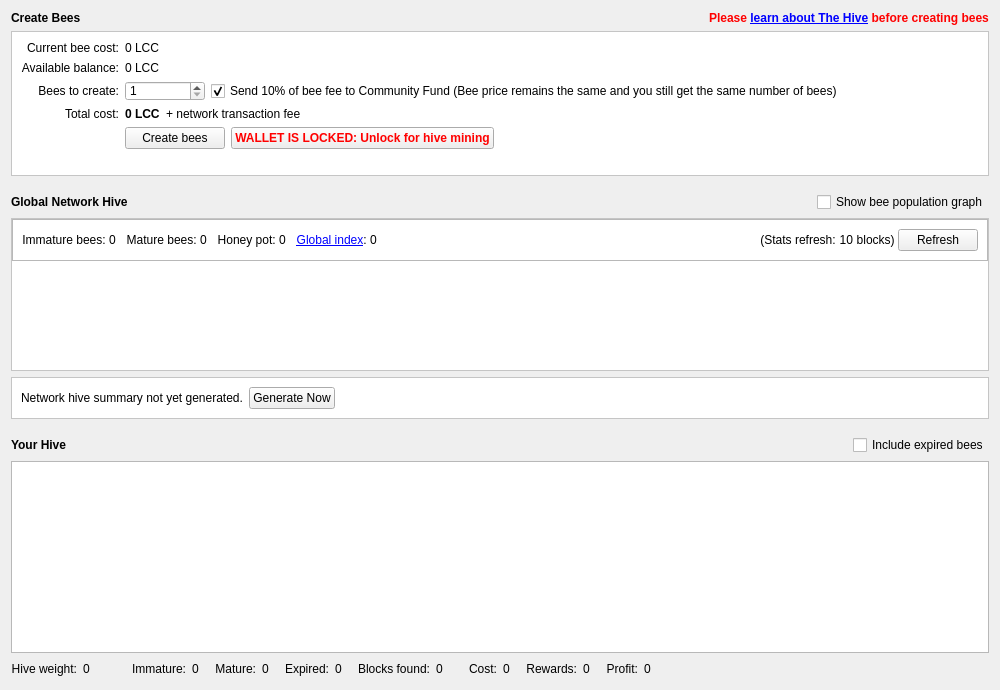
<?xml version="1.0" encoding="UTF-8"?>
<ui version="4.0">
 <class>HiveDialog</class>
 <widget class="QWidget" name="HiveDialog">
  <property name="geometry">
   <rect>
    <x>0</x>
    <y>0</y>
    <width>1000</width>
    <height>690</height>
   </rect>
  </property>
  <property name="sizePolicy">
   <sizepolicy hsizetype="Preferred" vsizetype="Minimum">
    <horstretch>0</horstretch>
    <verstretch>0</verstretch>
   </sizepolicy>
  </property>
  <property name="minimumSize">
   <size>
    <width>0</width>
    <height>690</height>
   </size>
  </property>
  <property name="styleSheet">
   <string notr="true"/>
  </property>
  <layout class="QVBoxLayout" name="verticalLayout">
   <item>
    <layout class="QHBoxLayout" name="horizontalLayout_9">
     <item>
      <widget class="QLabel" name="createBeesTitleLabel">
       <property name="font">
        <font>
         <weight>75</weight>
         <bold>true</bold>
        </font>
       </property>
       <property name="text">
        <string>Create Bees</string>
       </property>
      </widget>
     </item>
     <item>
      <spacer name="horizontalSpacer_9">
       <property name="orientation">
        <enum>Qt::Horizontal</enum>
       </property>
       <property name="sizeHint" stdset="0">
        <size>
         <width>13</width>
         <height>13</height>
        </size>
       </property>
      </spacer>
     </item>
     <item>
      <widget class="QLabel" name="warningLabel">
       <property name="maximumSize">
        <size>
         <width>16</width>
         <height>16</height>
        </size>
       </property>
       <property name="font">
        <font>
         <weight>50</weight>
         <bold>false</bold>
        </font>
       </property>
       <property name="text">
        <string/>
       </property>
       <property name="pixmap">
        <pixmap resource="../bitcoin.qrc">:/icons/warning</pixmap>
       </property>
       <property name="scaledContents">
        <bool>true</bool>
       </property>
      </widget>
     </item>
     <item>
      <widget class="QLabel" name="warningLabel2">
       <property name="font">
        <font>
         <weight>75</weight>
         <bold>true</bold>
        </font>
       </property>
       <property name="text">
        <string>&lt;span style=&quot;color:#ff0000;&quot;&gt;Please &lt;a href=&quot;https://hive.lightningca.sh/guide/&quot;&gt;&lt;span style=&quot;text-decoration: underline;&quot;&gt;learn about The Hive&lt;/span&gt;&lt;/a&gt; before creating bees&lt;/span&gt;</string>
       </property>
       <property name="openExternalLinks">
        <bool>true</bool>
       </property>
      </widget>
     </item>
    </layout>
   </item>
   <item>
    <widget class="QFrame" name="createBeesForm">
     <property name="sizePolicy">
      <sizepolicy hsizetype="Preferred" vsizetype="Fixed">
       <horstretch>0</horstretch>
       <verstretch>0</verstretch>
      </sizepolicy>
     </property>
     <property name="minimumSize">
      <size>
       <width>0</width>
       <height>145</height>
      </size>
     </property>
     <property name="styleSheet">
      <string notr="true">#createBeesForm{background:url(:/icons/hive_background_flash);
background-repeat:no-repeat;
background-position:bottom right;
background-color:white;}</string>
     </property>
     <property name="frameShape">
      <enum>QFrame::StyledPanel</enum>
     </property>
     <property name="frameShadow">
      <enum>QFrame::Sunken</enum>
     </property>
     <layout class="QFormLayout" name="formLayout_2">
      <property name="labelAlignment">
       <set>Qt::AlignRight|Qt::AlignTrailing|Qt::AlignVCenter</set>
      </property>
      <item row="0" column="0">
       <widget class="QLabel" name="currentBeeCostLabel_2">
        <property name="text">
         <string>Current bee cost:</string>
        </property>
        <property name="alignment">
         <set>Qt::AlignRight|Qt::AlignTrailing|Qt::AlignVCenter</set>
        </property>
       </widget>
      </item>
      <item row="1" column="0">
       <widget class="QLabel" name="currentBeeCostLabel_21">
        <property name="text">
         <string>Available balance:</string>
        </property>
        <property name="alignment">
         <set>Qt::AlignRight|Qt::AlignTrailing|Qt::AlignVCenter</set>
        </property>
       </widget>
      </item>
      <item row="1" column="1">
       <layout class="QHBoxLayout" name="horizontalLayout_91">
        <item>
         <widget class="QLabel" name="currentBalance">
          <property name="font">
           <font>
            <weight>50</weight>
            <bold>false</bold>
           </font>
          </property>
          <property name="text">
           <string>0 LCC</string>
          </property>
         </widget>
        </item>
        <item>
         <spacer name="horizontalSpacer_91">
          <property name="orientation">
           <enum>Qt::Horizontal</enum>
          </property>
          <property name="sizeHint" stdset="0">
           <size>
            <width>0</width>
            <height>0</height>
           </size>
          </property>
         </spacer>
        </item>
       </layout>
      </item>
      <item row="2" column="0">
       <widget class="QLabel" name="beesToCreateLabel_2">
        <property name="text">
         <string>Bees to create:</string>
        </property>
        <property name="alignment">
         <set>Qt::AlignRight|Qt::AlignTrailing|Qt::AlignVCenter</set>
        </property>
       </widget>
      </item>
      <item row="2" column="1">
       <layout class="QHBoxLayout" name="horizontalLayout_8">
        <item>
         <widget class="QSpinBox" name="beeCountSpinner">
          <property name="minimumSize">
           <size>
            <width>80</width>
            <height>20</height>
           </size>
          </property>
          <property name="minimum">
           <number>1</number>
          </property>
          <property name="maximum">
           <number>9999999</number>
          </property>
         </widget>
        </item>
        <item>
         <widget class="QCheckBox" name="donateCommunityFundCheckbox">
          <property name="sizePolicy">
           <sizepolicy hsizetype="Fixed" vsizetype="Fixed">
            <horstretch>0</horstretch>
            <verstretch>0</verstretch>
           </sizepolicy>
          </property>
          <property name="maximumSize">
           <size>
            <width>1000</width>
            <height>16777215</height>
           </size>
          </property>
          <property name="focusPolicy">
           <enum>Qt::StrongFocus</enum>
          </property>
          <property name="toolTip">
           <string>The community fund works by diverting a portion of the unspendable bee creation fee to the spendable community fund address. This enables us to keep developing Lightning Cash.</string>
          </property>
          <property name="text">
           <string>Send 10% of bee fee to Community Fund (Bee price remains the same and you still get the same number of bees)</string>
          </property>
          <property name="checked">
           <bool>true</bool>
          </property>
         </widget>
        </item>
        <item>
         <spacer name="horizontalSpacer_8">
          <property name="orientation">
           <enum>Qt::Horizontal</enum>
          </property>
          <property name="sizeHint" stdset="0">
           <size>
            <width>0</width>
            <height>0</height>
           </size>
          </property>
         </spacer>
        </item>
       </layout>
      </item>
      <item row="3" column="0">
       <widget class="QLabel" name="totalCostLabel_3">
        <property name="text">
         <string>Total cost:</string>
        </property>
        <property name="alignment">
         <set>Qt::AlignRight|Qt::AlignTrailing|Qt::AlignVCenter</set>
        </property>
       </widget>
      </item>
      <item row="3" column="1">
       <layout class="QHBoxLayout" name="horizontalLayout_4">
        <item>
         <widget class="QLabel" name="totalCostLabel">
          <property name="font">
           <font>
            <weight>75</weight>
            <bold>true</bold>
           </font>
          </property>
          <property name="text">
           <string>0 LCC</string>
          </property>
         </widget>
        </item>
        <item>
         <widget class="QLabel" name="label_9">
          <property name="text">
           <string>+ network transaction fee</string>
          </property>
         </widget>
        </item>
        <item>
         <spacer name="horizontalSpacer_10">
          <property name="orientation">
           <enum>Qt::Horizontal</enum>
          </property>
          <property name="sizeHint" stdset="0">
           <size>
            <width>0</width>
            <height>0</height>
           </size>
          </property>
         </spacer>
        </item>
       </layout>
      </item>
      <item row="4" column="1">
       <layout class="QHBoxLayout" name="horizontalLayout_3">
        <item>
         <widget class="QPushButton" name="createBeesButton">
          <property name="minimumSize">
           <size>
            <width>100</width>
            <height>0</height>
           </size>
          </property>
          <property name="toolTip">
           <string>Create bees now. You will be shown a confirmation dialogue including final transaction fees.</string>
          </property>
          <property name="text">
           <string>Create bees</string>
          </property>
          <property name="icon">
           <iconset resource="../bitcoin.qrc">
            <normaloff>:/icons/bee</normaloff>:/icons/bee</iconset>
          </property>
         </widget>
        </item>
        <item>
         <widget class="QPushButton" name="releaseSwarmButton">
          <property name="minimumSize">
           <size>
            <width>100</width>
            <height>0</height>
           </size>
          </property>
          <property name="font">
           <font>
            <weight>75</weight>
            <bold>true</bold>
           </font>
          </property>
          <property name="toolTip">
           <string>Click to unlock your wallet so that your bees can work. Note this only unlocks the wallet for hivemining; you must
still fully unlock it to send funds.</string>
          </property>
          <property name="styleSheet">
           <string notr="true">color:red;</string>
          </property>
          <property name="text">
           <string>WALLET IS LOCKED: Unlock for hive mining</string>
          </property>
          <property name="icon">
           <iconset resource="../bitcoin.qrc">
            <normaloff>:/icons/lock_closed</normaloff>:/icons/lock_closed</iconset>
          </property>
         </widget>
        </item>
        <item>
         <spacer name="horizontalSpacer_7">
          <property name="orientation">
           <enum>Qt::Horizontal</enum>
          </property>
          <property name="sizeHint" stdset="0">
           <size>
            <width>0</width>
            <height>0</height>
           </size>
          </property>
         </spacer>
        </item>
       </layout>
      </item>
      <item row="0" column="1">
       <layout class="QHBoxLayout" name="horizontalLayout_10">
        <item>
         <widget class="QLabel" name="beeCostLabel">
          <property name="font">
           <font>
            <weight>50</weight>
            <bold>false</bold>
           </font>
          </property>
          <property name="text">
           <string>0 LCC</string>
          </property>
         </widget>
        </item>
        <item>
         <spacer name="horizontalSpacer_18">
          <property name="orientation">
           <enum>Qt::Horizontal</enum>
          </property>
          <property name="sizeHint" stdset="0">
           <size>
            <width>13</width>
            <height>13</height>
           </size>
          </property>
         </spacer>
        </item>
       </layout>
      </item>
     </layout>
    </widget>
   </item>
   <item>
    <spacer name="verticalSpacer_3">
     <property name="orientation">
      <enum>Qt::Vertical</enum>
     </property>
     <property name="sizeType">
      <enum>QSizePolicy::Fixed</enum>
     </property>
     <property name="sizeHint" stdset="0">
      <size>
       <width>20</width>
       <height>10</height>
      </size>
     </property>
    </spacer>
   </item>
   <item>
    <layout class="QHBoxLayout" name="yourHiveHeader_2">
     <item>
      <widget class="QLabel" name="globalNetworkHiveTitleLabel">
       <property name="font">
        <font>
         <weight>75</weight>
         <bold>true</bold>
        </font>
       </property>
       <property name="text">
        <string>Global Network Hive</string>
       </property>
      </widget>
     </item>
     <item>
      <spacer name="horizontalSpacer_20">
       <property name="orientation">
        <enum>Qt::Horizontal</enum>
       </property>
       <property name="sizeHint" stdset="0">
        <size>
         <width>0</width>
         <height>0</height>
        </size>
       </property>
      </spacer>
     </item>
     <item>
      <widget class="QCheckBox" name="showAdvancedStatsCheckbox">
       <property name="sizePolicy">
        <sizepolicy hsizetype="Fixed" vsizetype="Fixed">
         <horstretch>0</horstretch>
         <verstretch>0</verstretch>
        </sizepolicy>
       </property>
       <property name="maximumSize">
        <size>
         <width>1000</width>
         <height>16777215</height>
        </size>
       </property>
       <property name="focusPolicy">
        <enum>Qt::StrongFocus</enum>
       </property>
       <property name="toolTip">
        <string>If ticked, advanced global network hive stats will be displayed</string>
       </property>
       <property name="text">
        <string>Show bee population graph</string>
       </property>
       <property name="checked">
        <bool>false</bool>
       </property>
      </widget>
     </item>
    </layout>
   </item>
   <item>
    <widget class="QFrame" name="globalHiveSummary">
     <property name="styleSheet">
      <string notr="true">#globalHiveSummary {background-color:white;}</string>
     </property>
     <property name="frameShape">
      <enum>QFrame::StyledPanel</enum>
     </property>
     <property name="frameShadow">
      <enum>QFrame::Sunken</enum>
     </property>
     <layout class="QVBoxLayout" name="verticalLayout_2">
      <property name="spacing">
       <number>0</number>
      </property>
      <property name="leftMargin">
       <number>0</number>
      </property>
      <property name="topMargin">
       <number>0</number>
      </property>
      <property name="rightMargin">
       <number>0</number>
      </property>
      <property name="bottomMargin">
       <number>0</number>
      </property>
      <item>
       <widget class="QFrame" name="globalHiveSummaryTextRow">
        <property name="styleSheet">
         <string notr="true"/>
        </property>
        <property name="frameShape">
         <enum>QFrame::StyledPanel</enum>
        </property>
        <property name="frameShadow">
         <enum>QFrame::Raised</enum>
        </property>
        <layout class="QHBoxLayout" name="horizontalLayout">
         <property name="spacing">
          <number>0</number>
         </property>
         <item>
          <widget class="QLabel" name="label_6">
           <property name="toolTip">
            <string>The total number of immature bees across the whole network</string>
           </property>
           <property name="text">
            <string>Immature bees: </string>
           </property>
           <property name="alignment">
            <set>Qt::AlignRight|Qt::AlignTrailing|Qt::AlignVCenter</set>
           </property>
          </widget>
         </item>
         <item>
          <widget class="QLabel" name="globalImmatureLabel">
           <property name="toolTip">
            <string>The total number of immature bees across the whole network</string>
           </property>
           <property name="text">
            <string>0</string>
           </property>
          </widget>
         </item>
         <item>
          <spacer name="immatureLabelSpacer_2">
           <property name="orientation">
            <enum>Qt::Horizontal</enum>
           </property>
           <property name="sizeType">
            <enum>QSizePolicy::Fixed</enum>
           </property>
           <property name="sizeHint" stdset="0">
            <size>
             <width>10</width>
             <height>0</height>
            </size>
           </property>
          </spacer>
         </item>
         <item>
          <widget class="QLabel" name="label_12">
           <property name="toolTip">
            <string>The total number of mature bees across the whole network</string>
           </property>
           <property name="text">
            <string>Mature bees: </string>
           </property>
           <property name="alignment">
            <set>Qt::AlignRight|Qt::AlignTrailing|Qt::AlignVCenter</set>
           </property>
          </widget>
         </item>
         <item>
          <widget class="QLabel" name="globalMatureLabel">
           <property name="toolTip">
            <string>The total number of mature bees across the whole network</string>
           </property>
           <property name="text">
            <string>0</string>
           </property>
          </widget>
         </item>
         <item>
          <spacer name="immatureLabelSpacer_3">
           <property name="orientation">
            <enum>Qt::Horizontal</enum>
           </property>
           <property name="sizeType">
            <enum>QSizePolicy::Fixed</enum>
           </property>
           <property name="sizeHint" stdset="0">
            <size>
             <width>10</width>
             <height>0</height>
            </size>
           </property>
          </spacer>
         </item>
         <item>
          <widget class="QLabel" name="label_11">
           <property name="toolTip">
            <string>The total block rewards available on the network over the lifespan of a single bee</string>
           </property>
           <property name="text">
            <string>Honey pot: </string>
           </property>
           <property name="alignment">
            <set>Qt::AlignRight|Qt::AlignTrailing|Qt::AlignVCenter</set>
           </property>
          </widget>
         </item>
         <item>
          <widget class="QLabel" name="potentialRewardsLabel">
           <property name="toolTip">
            <string>The total block rewards available on the network over the lifespan of a single bee</string>
           </property>
           <property name="text">
            <string>0</string>
           </property>
          </widget>
         </item>
         <item>
          <spacer name="immatureLabelSpacer_5">
           <property name="orientation">
            <enum>Qt::Horizontal</enum>
           </property>
           <property name="sizeType">
            <enum>QSizePolicy::Fixed</enum>
           </property>
           <property name="sizeHint" stdset="0">
            <size>
             <width>10</width>
             <height>0</height>
            </size>
           </property>
          </spacer>
         </item>
         <item>
          <widget class="QLabel" name="label_16">
           <property name="toolTip">
            <string>The Global Index is a measure of network bee population. At a value of 100,
the network is saturated with the maximum number of bees that are expected
to make back their cost. At values below 100, it is expected at all bees will be profitable.</string>
           </property>
           <property name="text">
            <string>&lt;a href=&quot;https://hive.lightningca.sh/gi/&quot;&gt;&lt;span style=&quot;text-decoration: underline;&quot;&gt;Global index&lt;/span&gt;&lt;/a&gt;: </string>
           </property>
           <property name="alignment">
            <set>Qt::AlignRight|Qt::AlignTrailing|Qt::AlignVCenter</set>
           </property>
           <property name="openExternalLinks">
            <bool>true</bool>
           </property>
          </widget>
         </item>
         <item>
          <widget class="QLabel" name="beePopIndexLabel">
           <property name="toolTip">
            <string>The Global Index is a measure of network bee population. At a value of 100,
the network is saturated with the maximum number of bees that are expected
to make back their cost. At values below 100, it is expected at all bees will be profitable.</string>
           </property>
           <property name="text">
            <string>0</string>
           </property>
          </widget>
         </item>
         <item>
          <spacer name="immatureLabelSpacer_6">
           <property name="orientation">
            <enum>Qt::Horizontal</enum>
           </property>
           <property name="sizeType">
            <enum>QSizePolicy::Fixed</enum>
           </property>
           <property name="sizeHint" stdset="0">
            <size>
             <width>10</width>
             <height>0</height>
            </size>
           </property>
          </spacer>
         </item>
         <item>
          <widget class="TinyPie" name="beePopIndexPie" native="true">
           <property name="sizePolicy">
            <sizepolicy hsizetype="Fixed" vsizetype="Fixed">
             <horstretch>0</horstretch>
             <verstretch>0</verstretch>
            </sizepolicy>
           </property>
           <property name="minimumSize">
            <size>
             <width>20</width>
             <height>20</height>
            </size>
           </property>
           <property name="toolTip">
            <string>The Global Index is a measure of network bee population. At a value of 100,
the network is saturated with the maximum number of bees that are expected
to make back their cost. At values below 100, it is expected at all bees will be profitable.</string>
           </property>
          </widget>
         </item>
         <item>
          <spacer name="horizontalSpacer_12">
           <property name="orientation">
            <enum>Qt::Horizontal</enum>
           </property>
           <property name="sizeHint" stdset="0">
            <size>
             <width>0</width>
             <height>0</height>
            </size>
           </property>
          </spacer>
         </item>
         <item>
          <widget class="QLabel" name="label_13">
           <property name="toolTip">
            <string>Global network hive stats are automatically refreshed every 10 blocks</string>
           </property>
           <property name="text">
            <string>(Stats refresh: </string>
           </property>
           <property name="alignment">
            <set>Qt::AlignRight|Qt::AlignTrailing|Qt::AlignVCenter</set>
           </property>
          </widget>
         </item>
         <item>
          <widget class="QLabel" name="blocksTillGlobalRefresh">
           <property name="text">
            <string>10</string>
           </property>
           <property name="alignment">
            <set>Qt::AlignRight|Qt::AlignTrailing|Qt::AlignVCenter</set>
           </property>
          </widget>
         </item>
         <item>
          <widget class="QLabel" name="label_15">
           <property name="toolTip">
            <string>Global network hive stats are automatically refreshed every 10 blocks</string>
           </property>
           <property name="text">
            <string> blocks) </string>
           </property>
           <property name="alignment">
            <set>Qt::AlignRight|Qt::AlignTrailing|Qt::AlignVCenter</set>
           </property>
          </widget>
         </item>
         <item>
          <widget class="QPushButton" name="refreshGlobalSummaryButton">
           <property name="minimumSize">
            <size>
             <width>75</width>
             <height>0</height>
            </size>
           </property>
           <property name="toolTip">
            <string>Refresh global hive stats now</string>
           </property>
           <property name="text">
            <string>Refresh</string>
           </property>
           <property name="icon">
            <iconset resource="../bitcoin.qrc">
             <normaloff>:/icons/refresh</normaloff>:/icons/refresh</iconset>
           </property>
          </widget>
         </item>
        </layout>
       </widget>
      </item>
      <item>
       <widget class="QCustomPlot" name="beePopGraph" native="true">
        <property name="sizePolicy">
         <sizepolicy hsizetype="Expanding" vsizetype="Expanding">
          <horstretch>0</horstretch>
          <verstretch>0</verstretch>
         </sizepolicy>
        </property>
        <property name="minimumSize">
         <size>
          <width>0</width>
          <height>100</height>
         </size>
        </property>
       </widget>
      </item>
     </layout>
    </widget>
   </item>
   <item>
    <widget class="QFrame" name="globalHiveSummaryError">
     <property name="styleSheet">
      <string notr="true">#globalHiveSummaryError {
background-color:white;
}</string>
     </property>
     <property name="frameShape">
      <enum>QFrame::StyledPanel</enum>
     </property>
     <property name="frameShadow">
      <enum>QFrame::Sunken</enum>
     </property>
     <layout class="QHBoxLayout" name="horizontalLayout_2">
      <item>
       <widget class="QLabel" name="globalHiveSummaryErrorLabel">
        <property name="font">
         <font>
          <weight>50</weight>
          <bold>false</bold>
         </font>
        </property>
        <property name="styleSheet">
         <string notr="true"/>
        </property>
        <property name="text">
         <string>Network hive summary not yet generated.</string>
        </property>
       </widget>
      </item>
      <item>
       <widget class="QPushButton" name="retryGlobalSummaryButton">
        <property name="minimumSize">
         <size>
          <width>75</width>
          <height>0</height>
         </size>
        </property>
        <property name="toolTip">
         <string>Attempt to generate global network hive stats now</string>
        </property>
        <property name="text">
         <string>Generate Now</string>
        </property>
       </widget>
      </item>
      <item>
       <spacer name="horizontalSpacer_17">
        <property name="orientation">
         <enum>Qt::Horizontal</enum>
        </property>
        <property name="sizeHint" stdset="0">
         <size>
          <width>0</width>
          <height>0</height>
         </size>
        </property>
       </spacer>
      </item>
     </layout>
    </widget>
   </item>
   <item>
    <spacer name="verticalSpacer">
     <property name="orientation">
      <enum>Qt::Vertical</enum>
     </property>
     <property name="sizeType">
      <enum>QSizePolicy::Fixed</enum>
     </property>
     <property name="sizeHint" stdset="0">
      <size>
       <width>20</width>
       <height>10</height>
      </size>
     </property>
    </spacer>
   </item>
   <item>
    <layout class="QHBoxLayout" name="yourHiveHeader">
     <item>
      <widget class="QLabel" name="label_8">
       <property name="font">
        <font>
         <weight>75</weight>
         <bold>true</bold>
        </font>
       </property>
       <property name="text">
        <string>Your Hive</string>
       </property>
      </widget>
     </item>
     <item>
      <spacer name="horizontalSpacer_13">
       <property name="orientation">
        <enum>Qt::Horizontal</enum>
       </property>
       <property name="sizeHint" stdset="0">
        <size>
         <width>0</width>
         <height>0</height>
        </size>
       </property>
      </spacer>
     </item>
     <item>
      <widget class="QCheckBox" name="includeDeadBeesCheckbox">
       <property name="sizePolicy">
        <sizepolicy hsizetype="Fixed" vsizetype="Fixed">
         <horstretch>0</horstretch>
         <verstretch>0</verstretch>
        </sizepolicy>
       </property>
       <property name="maximumSize">
        <size>
         <width>1000</width>
         <height>16777215</height>
        </size>
       </property>
       <property name="focusPolicy">
        <enum>Qt::StrongFocus</enum>
       </property>
       <property name="toolTip">
        <string>If ticked, your hive display and summary will include bees that have expired as well as bees that are currently living.</string>
       </property>
       <property name="text">
        <string>Include expired bees</string>
       </property>
       <property name="checked">
        <bool>false</bool>
       </property>
      </widget>
     </item>
    </layout>
   </item>
   <item>
    <widget class="QTableView" name="currentHiveView">
     <property name="minimumSize">
      <size>
       <width>0</width>
       <height>0</height>
      </size>
     </property>
     <property name="contextMenuPolicy">
      <enum>Qt::CustomContextMenu</enum>
     </property>
     <property name="tabKeyNavigation">
      <bool>false</bool>
     </property>
     <property name="sortingEnabled">
      <bool>true</bool>
     </property>
    </widget>
   </item>
   <item>
    <layout class="QHBoxLayout" name="yourHiveSummary">
     <item>
      <widget class="QLabel" name="label_14">
       <property name="toolTip">
        <string>Hive Weight = is your hive population / global hive population. 
This represents how much of the global hive you control as well as
your hive's chance of mining any given hivemineable block.</string>
       </property>
       <property name="text">
        <string>Hive weight:</string>
       </property>
       <property name="alignment">
        <set>Qt::AlignRight|Qt::AlignTrailing|Qt::AlignVCenter</set>
       </property>
      </widget>
     </item>
     <item>
      <widget class="QLabel" name="localHiveWeightLabel">
       <property name="toolTip">
        <string>Hive Weight = is your hive population / global hive population. 
This represents how much of the global hive you control as well as
your hive's chance of mining any given hivemineable block.</string>
       </property>
       <property name="text">
        <string>0</string>
       </property>
      </widget>
     </item>
     <item>
      <widget class="TinyPie" name="hiveWeightPie" native="true">
       <property name="sizePolicy">
        <sizepolicy hsizetype="Fixed" vsizetype="Fixed">
         <horstretch>0</horstretch>
         <verstretch>0</verstretch>
        </sizepolicy>
       </property>
       <property name="minimumSize">
        <size>
         <width>20</width>
         <height>20</height>
        </size>
       </property>
       <property name="toolTip">
        <string>Hive Weight = is your hive population / global hive population. 
This represents how much of the global hive you control as well as
your hive's chance of mining any given hivemineable block.</string>
       </property>
      </widget>
     </item>
     <item>
      <spacer name="immatureLabelSpacer_4">
       <property name="orientation">
        <enum>Qt::Horizontal</enum>
       </property>
       <property name="sizeType">
        <enum>QSizePolicy::Fixed</enum>
       </property>
       <property name="sizeHint" stdset="0">
        <size>
         <width>10</width>
         <height>0</height>
        </size>
       </property>
      </spacer>
     </item>
     <item>
      <widget class="QLabel" name="label">
       <property name="toolTip">
        <string>Current number of immature bees in your hive</string>
       </property>
       <property name="text">
        <string>Immature:</string>
       </property>
       <property name="alignment">
        <set>Qt::AlignRight|Qt::AlignTrailing|Qt::AlignVCenter</set>
       </property>
      </widget>
     </item>
     <item>
      <widget class="QLabel" name="immatureLabel">
       <property name="toolTip">
        <string>Current number of immature bees in your hive</string>
       </property>
       <property name="text">
        <string>0</string>
       </property>
      </widget>
     </item>
     <item>
      <spacer name="immatureLabelSpacer">
       <property name="orientation">
        <enum>Qt::Horizontal</enum>
       </property>
       <property name="sizeType">
        <enum>QSizePolicy::Fixed</enum>
       </property>
       <property name="sizeHint" stdset="0">
        <size>
         <width>10</width>
         <height>0</height>
        </size>
       </property>
      </spacer>
     </item>
     <item>
      <widget class="QLabel" name="label_3">
       <property name="toolTip">
        <string>Current number of mature bees in your hive</string>
       </property>
       <property name="text">
        <string>Mature:</string>
       </property>
       <property name="alignment">
        <set>Qt::AlignRight|Qt::AlignTrailing|Qt::AlignVCenter</set>
       </property>
      </widget>
     </item>
     <item>
      <widget class="QLabel" name="matureLabel">
       <property name="toolTip">
        <string>Current number of mature bees in your hive</string>
       </property>
       <property name="text">
        <string>0</string>
       </property>
      </widget>
     </item>
     <item>
      <spacer name="horizontalSpacer_16">
       <property name="orientation">
        <enum>Qt::Horizontal</enum>
       </property>
       <property name="sizeType">
        <enum>QSizePolicy::Fixed</enum>
       </property>
       <property name="sizeHint" stdset="0">
        <size>
         <width>10</width>
         <height>0</height>
        </size>
       </property>
      </spacer>
     </item>
     <item>
      <widget class="QLabel" name="deadTitleLabel">
       <property name="toolTip">
        <string>Current number of expired bees in your hive</string>
       </property>
       <property name="text">
        <string>Expired:</string>
       </property>
       <property name="alignment">
        <set>Qt::AlignRight|Qt::AlignTrailing|Qt::AlignVCenter</set>
       </property>
      </widget>
     </item>
     <item>
      <widget class="QLabel" name="deadLabel">
       <property name="toolTip">
        <string>Current number of expired bees in your hive</string>
       </property>
       <property name="text">
        <string>0</string>
       </property>
      </widget>
     </item>
     <item>
      <spacer name="horizontalSpacer_15">
       <property name="orientation">
        <enum>Qt::Horizontal</enum>
       </property>
       <property name="sizeType">
        <enum>QSizePolicy::Fixed</enum>
       </property>
       <property name="sizeHint" stdset="0">
        <size>
         <width>10</width>
         <height>0</height>
        </size>
       </property>
      </spacer>
     </item>
     <item>
      <widget class="QLabel" name="label_4">
       <property name="toolTip">
        <string>The number of blocks hivemined by your bees</string>
       </property>
       <property name="text">
        <string>Blocks found:</string>
       </property>
       <property name="alignment">
        <set>Qt::AlignRight|Qt::AlignTrailing|Qt::AlignVCenter</set>
       </property>
      </widget>
     </item>
     <item>
      <widget class="QLabel" name="blocksFoundLabel">
       <property name="toolTip">
        <string>The number of blocks hivemined by your bees</string>
       </property>
       <property name="text">
        <string>0</string>
       </property>
      </widget>
     </item>
     <item>
      <spacer name="deadLabelSpacer">
       <property name="orientation">
        <enum>Qt::Horizontal</enum>
       </property>
       <property name="sizeType">
        <enum>QSizePolicy::Fixed</enum>
       </property>
       <property name="sizeHint" stdset="0">
        <size>
         <width>20</width>
         <height>0</height>
        </size>
       </property>
      </spacer>
     </item>
     <item>
      <widget class="QLabel" name="label_10">
       <property name="toolTip">
        <string>Total bee cost of your hive</string>
       </property>
       <property name="text">
        <string>Cost:</string>
       </property>
       <property name="alignment">
        <set>Qt::AlignRight|Qt::AlignTrailing|Qt::AlignVCenter</set>
       </property>
      </widget>
     </item>
     <item>
      <widget class="QLabel" name="costLabel">
       <property name="toolTip">
        <string>Total bee cost of your hive</string>
       </property>
       <property name="text">
        <string>0</string>
       </property>
      </widget>
     </item>
     <item>
      <spacer name="horizontalSpacer_14">
       <property name="orientation">
        <enum>Qt::Horizontal</enum>
       </property>
       <property name="sizeType">
        <enum>QSizePolicy::Fixed</enum>
       </property>
       <property name="sizeHint" stdset="0">
        <size>
         <width>10</width>
         <height>0</height>
        </size>
       </property>
      </spacer>
     </item>
     <item>
      <widget class="QLabel" name="label_5">
       <property name="toolTip">
        <string>Total block rewards earned by your bees</string>
       </property>
       <property name="text">
        <string>Rewards:</string>
       </property>
       <property name="alignment">
        <set>Qt::AlignRight|Qt::AlignTrailing|Qt::AlignVCenter</set>
       </property>
      </widget>
     </item>
     <item>
      <widget class="QLabel" name="rewardsPaidLabel">
       <property name="toolTip">
        <string>Total block rewards earned by your bees</string>
       </property>
       <property name="text">
        <string>0</string>
       </property>
      </widget>
     </item>
     <item>
      <spacer name="horizontalSpacer_19">
       <property name="orientation">
        <enum>Qt::Horizontal</enum>
       </property>
       <property name="sizeType">
        <enum>QSizePolicy::Fixed</enum>
       </property>
       <property name="sizeHint" stdset="0">
        <size>
         <width>10</width>
         <height>0</height>
        </size>
       </property>
      </spacer>
     </item>
     <item>
      <widget class="QLabel" name="label_7">
       <property name="toolTip">
        <string>Total profit made by your bees</string>
       </property>
       <property name="text">
        <string>Profit:</string>
       </property>
       <property name="alignment">
        <set>Qt::AlignRight|Qt::AlignTrailing|Qt::AlignVCenter</set>
       </property>
      </widget>
     </item>
     <item>
      <widget class="QLabel" name="profitLabel">
       <property name="toolTip">
        <string>Total profit made by your bees</string>
       </property>
       <property name="text">
        <string>0</string>
       </property>
      </widget>
     </item>
     <item>
      <spacer name="horizontalSpacer_11">
       <property name="orientation">
        <enum>Qt::Horizontal</enum>
       </property>
       <property name="sizeHint" stdset="0">
        <size>
         <width>0</width>
         <height>0</height>
        </size>
       </property>
      </spacer>
     </item>
    </layout>
   </item>
  </layout>
 </widget>
 <customwidgets>
  <customwidget>
   <class>TinyPie</class>
   <extends>QWidget</extends>
   <header>qt/tinypie.h</header>
   <container>1</container>
  </customwidget>
  <customwidget>
   <class>QCustomPlot</class>
   <extends>QWidget</extends>
   <header>qt/qcustomplot.h</header>
   <container>1</container>
  </customwidget>
 </customwidgets>
 <resources>
  <include location="../bitcoin.qrc"/>
 </resources>
 <connections/>
</ui>
